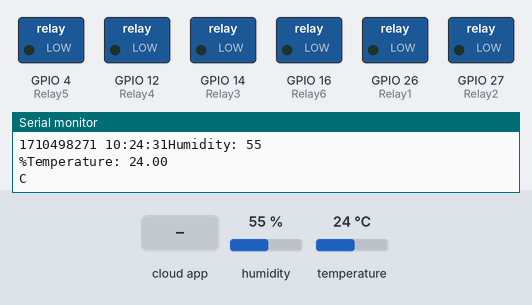
A sketch run on a simulated ESP32. Parts: switched loads named in the sketch (green lamp = pin HIGH), the last lines printed to the serial monitor. Inputs (shaded band) come from the test bench; at power-on: humidity 55 %, temperature 24 °C. WiFi joins after 1.5 s; servers stay silent unless stated; network time is answered at once with the bench clock; the local clock reads 2024-03-15 10:24:30 at power-on unless the sketch sets it; the Firebase database answers and starts empty.

Above: at 2.7 s.
2.8 s: the phone or cloud app sets Switch_1 to false
At 6.1 s:
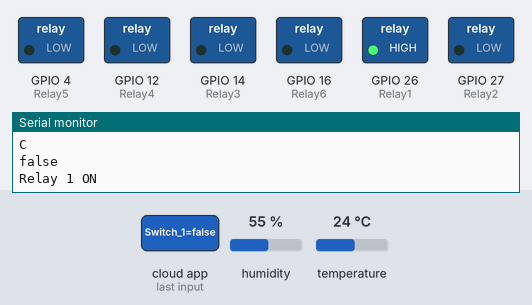
6.7 s: the phone or cloud app sets Switch_2 to false
At 8.9 s:
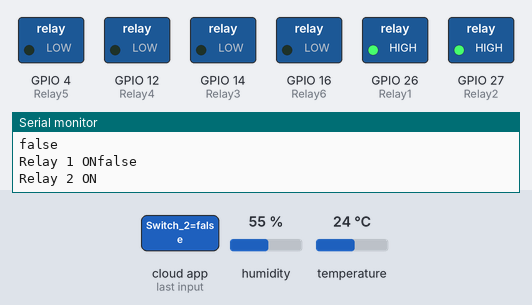
10.1 s: the phone or cloud app sets Switch_1 to true
At 12.8 s:
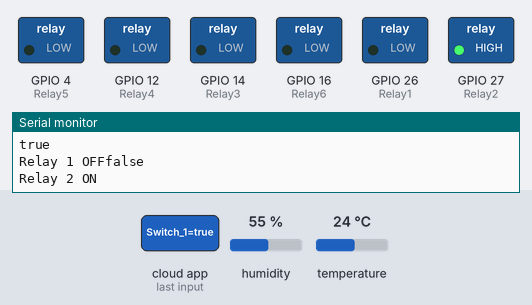
13.1 s: the phone or cloud app sets Switch_3 to false
At 16.4 s:
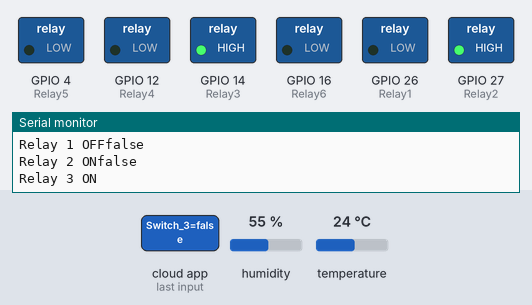
16.7 s: the phone or cloud app sets Switch_2 to true
At 19.0 s:
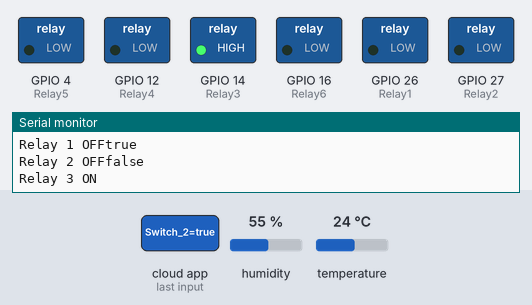
19.7 s: the phone or cloud app sets Switch_4 to false
At 22.5 s:
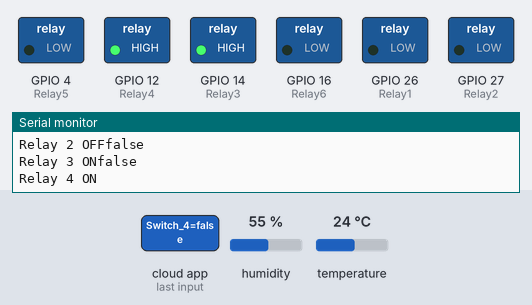
Timing chart, 0 to 24.0 s (numbered marks = the images above; inputs shaded):
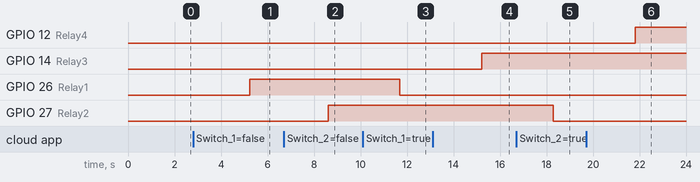

The sketch:

dht_v2.ino
```cpp
#include <ArduinoJson.h>
#include <NTPClient.h>
#include <WiFiUdp.h>
#include <PubSubClient.h>
#include <DHT.h>
#include <WiFi.h>
#include <WiFiClientSecure.h>
#include <FirebaseESP32.h>


// #include <ESP8266WiFi.h>
//Relays for switching appliances
#define Relay1            26
#define Relay2            27
#define Relay3            14
#define Relay4            12
#define Relay5            4
#define Relay6            16

//DHT11 for reading temperature and humidity value
#define DHTPIN            23
#define DHTTYPE DHT11     // DHT 11

DHT dht(DHTPIN, DHTTYPE);

// Update these with values suitable for your network.
// const char* ssid = "Rith";
// const char* password = "11111111";
const char* ssid = "AIFARM ROBOTICS FACTORY";
const char* password = "@AIFARM2022";
const char* mqtt_server = "broker.hivemq.com";
const int mqttPort = 1883; //HiveMQ Port
const char* username = "narith";
const char* pass = "rith@11";

// Firebase Realtime Database parameters
// const char* firebase_host = "https://test1-5d3ed-default-rtdb.asia-southeast1.firebasedatabase.app";
// const char* firebase_auth = "RXF6wuGJzwynvtozNwKjZCLWJqBJLEgjjQdCOle7";

// const char* firebase_host = "https://project-46176-default-rtdb.asia-southeast1.firebasedatabase.app";
// const char* firebase_auth = "AIzaSyANT396h2oJsvHKD40ygo1YgilQYyCuJP4";

const char* firebase_host = "https://apphydro-5e7fb-default-rtdb.asia-southeast1.firebasedatabase.app";
const char* firebase_auth = "CQLZ4lCVvWkn17nA6vetLraBDYOrbmc8yemwsg2s";
const char* firebase_path_hum = "Data/Humidity";
const char* firebase_path_temp = "Data/Temperature";

unsigned long timer = 0;
const long utcOffsetInSeconds = 25200;

// Initialize WiFi and Firebase
WiFiClient wifiClient;
FirebaseData firebaseData;

WiFiUDP ntpUDP;
// initialized to a time offset of 10 hours
// NTPClient timeClient(ntpUDP,"pool.ntp.org", 36000, 60000);
NTPClient timeClient(ntpUDP,"pool.ntp.org",25200);
//.................................
// String DBnm = "DHT11Sensor";
String Temperatur_Path = "DeviceSensor/Temperature";
String Humidity_Path = "DeviceSensor/Humidity";
String TD = "Tem";
String HD = "Hum";
int count = 0;

WiFiClient espClient;
PubSubClient client(espClient);
unsigned long lastMsg = 0;
#define MSG_BUFFER_SIZE  (50)
char msg[MSG_BUFFER_SIZE];
int value = 0;
String fireStatus = "";

void setup_wifi() {

  delay(10);
  // We start by connecting to a WiFi network
  Serial.println();
  Serial.print("Connecting to ");
  Serial.println(ssid);

  WiFi.mode(WIFI_STA);
  WiFi.begin(ssid, password);

  while (WiFi.status() != WL_CONNECTED) {
    delay(500);
    Serial.print(".");
  }

  randomSeed(micros());

  Serial.println("");
  Serial.println("WiFi connected");
  Serial.println("IP address: ");
  Serial.println(WiFi.localIP());
}

void setup() {
  Serial.begin(9600);
  dht.begin();
  setup_wifi();
  Firebase.begin(firebase_host, firebase_auth);
  //.......................
  timeClient.begin();

  // Start reading pH sensor data
  pinMode(Relay1, OUTPUT);
  pinMode(Relay2, OUTPUT);
  pinMode(Relay3, OUTPUT);
  pinMode(Relay4, OUTPUT);
  pinMode(Relay5, OUTPUT);
  pinMode(Relay6, OUTPUT);
  // controlrelay();
}

void loop() {

  if(count < 5) {
    count++;
    timeClient.update();
  }

    // String hr, mn, sc;
    String yr, date, day, hr, mn, sc;
    // if (timeClient.getYear() < 10) {
    //   yr = "0" + String(timeClient.getYear());
    // }
    // else {
    //   yr = String(timeClient.getYear());
    // }

    if (timeClient.getEpochTime() < 10) {
      date = "0" + String(timeClient.getEpochTime());
    }
    else {
      date = String(timeClient.getEpochTime());
    }

    // if (timeClient.getDay() < 10) {
    //   day = "0" + String(timeClient.getDay());
    // }
    // else {
    //   day = String(timeClient.getDay());
    // }

    if (timeClient.getHours() < 10) {
      hr = "0" + String(timeClient.getHours());
    }
    else{
      hr = String(timeClient.getHours());
    }

    if (timeClient.getMinutes() <10) {
      mn = "0" + String(timeClient.getMinutes());
    }
    else{
      mn = String(timeClient.getMinutes());
    }

    if (timeClient.getSeconds() < 10) {
      sc = "0" + String(timeClient.getSeconds());
    }
    else{
      sc = String(timeClient.getSeconds());
    }
    // String TimeNow = hr + ":" + mn + ":" + sc;
    String TimeNow = date + " " + hr + ":" + mn + ":" + sc;
    // String TimeNowHum = hr + ":" + mn;
    // String TimeNowTem = hr + ":" + mn;
    Serial.print(TimeNow);

    //.....................................
  int h = dht.readHumidity();
  float t = dht.readTemperature();

  if (isnan(h) || isnan(t)) {
    Serial.println("failed to load DHT sensor !");
    delay(1000);
    return;
  }
  //...........................

  Serial.print("Humidity: ");
  Serial.println(h);
  Serial.print("%");

  Serial.print("Temperature: ");
  Serial.println(t);
  Serial.print("C");
  Serial.println("");

  String strHum = String(h) + "%";
  String strTem = String(t) + "C";
  //....................

  String firebasePathhum = String(firebase_path_hum) + "%";
  String firebasePathtemp = String(firebase_path_temp) + "C";
  // String DBaddH = Humidity_Path + "/" + TimeNow + "/" + HD;
  // String DBaddT = Temperatur_Path + "/" + TimeNow + "/" + TD;
  String DBaddH = Humidity_Path + "/" + TimeNow;
  String DBaddT = Temperatur_Path + "/" + TimeNow;

  Firebase.setString(firebaseData,DBaddH,strHum);
  Firebase.setString(firebaseData,DBaddT,strTem);

    if (Firebase.getString(firebaseData, "/Switch_Data/Switch_1")){
    Serial.println(firebaseData.stringData());
    if (firebaseData.stringData() == "false") {
    digitalWrite(Relay1, HIGH);
    Serial.print("Relay 1 ON");
    }
    else if (firebaseData.stringData() == "true"){
    digitalWrite(Relay1, LOW);
    Serial.print("Relay 1 OFF");
    }
    }

    if (Firebase.getString(firebaseData, "/Switch_Data/Switch_2")){
    Serial.println(firebaseData.stringData());
    if (firebaseData.stringData() == "false") {
    digitalWrite(Relay2, HIGH);
    Serial.print("Relay 2 ON");
    }
    else if (firebaseData.stringData() == "true"){
    digitalWrite(Relay2, LOW);
    Serial.print("Relay 2 OFF");
    }
    }

    if (Firebase.getString(firebaseData, "/Switch_Data/Switch_3")){
    Serial.println(firebaseData.stringData());
    if (firebaseData.stringData() == "false") {
    digitalWrite(Relay3, HIGH);
    Serial.print("Relay 3 ON");
    }
    else if (firebaseData.stringData() == "true"){
    digitalWrite(Relay3, LOW);
    Serial.print("Relay 3 OFF");
    }
    }

    if (Firebase.getString(firebaseData, "/Switch_Data/Switch_4")){
    Serial.println(firebaseData.stringData());
    if (firebaseData.stringData() == "false") {
    digitalWrite(Relay4, HIGH);
    Serial.print("Relay 4 ON");
    }
    else if (firebaseData.stringData() == "true"){
    digitalWrite(Relay4, LOW);
    Serial.print("Relay 4 OFF");
    }
    }

    if (Firebase.getString(firebaseData, "/Switch_Data/Switch_5")){
    Serial.println(firebaseData.stringData());
    if (firebaseData.stringData() == "false") {
    digitalWrite(Relay5, HIGH);
    Serial.print("Relay 5 ON");
    }
    else if (firebaseData.stringData() == "true"){
    digitalWrite(Relay5, LOW);
    Serial.print("Relay 5 OFF");
    }
    }

    if (Firebase.getString(firebaseData, "/Switch_Data/Switch_6")){
    Serial.println(firebaseData.stringData());
    if (firebaseData.stringData() == "false") {
    digitalWrite(Relay6, HIGH);
    Serial.print("Relay 6 ON");
    }
    else if (firebaseData.stringData() == "true"){
    digitalWrite(Relay6, LOW);
    Serial.print("Relay 6 OFF");
    }
    }
delay(2000);
}
```

Measured:
- after the input at 2.8 s, GPIO 26 (Relay1): LOW → HIGH after 2.4 s
- after the input at 6.7 s, GPIO 27 (Relay2): LOW → HIGH after 1.9 s
- after the input at 10.1 s, GPIO 26 (Relay1): HIGH → LOW after 1.6 s
- after the input at 13.1 s, GPIO 14 (Relay3): LOW → HIGH after 2.1 s
- after the input at 16.7 s, GPIO 27 (Relay2): HIGH → LOW after 1.6 s
- after the input at 19.7 s, GPIO 12 (Relay4): LOW → HIGH after 2.1 s
